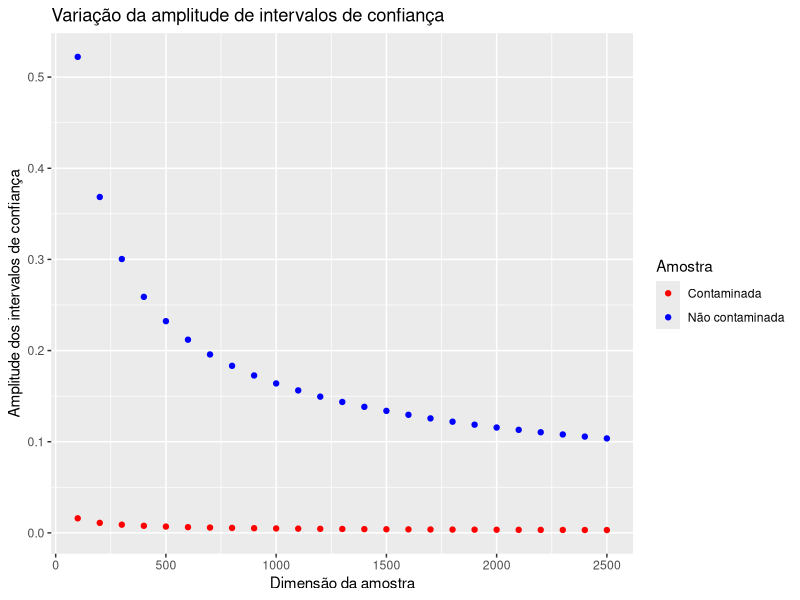
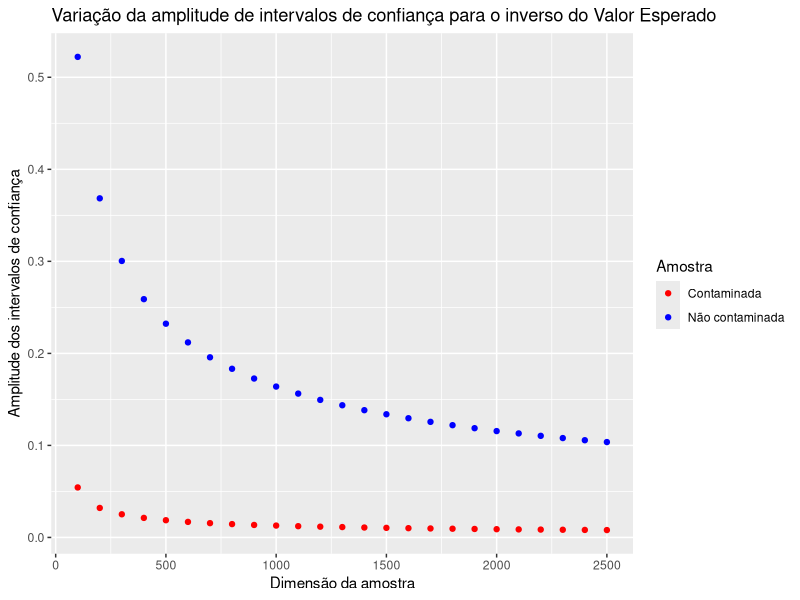

These figures' R source, in order:
library(ggplot2)
set.seed(106)
x = c() ; ma=c() ; maC=c() 
quantis = qnorm(1-0.05/2)
for(i in 1:25){
  amp=c()
  ampC=c()
  n = i*100
  x = append(x, n)
  for (j in 1:1500){
    amostra = rexp(n, 1.32)
    inv_med = 1/mean(amostra)
    a = inv_med * (1 - quantis/sqrt(n))
    b = inv_med * (1 + quantis/sqrt(n))
    amp<-append(amp, b-a)    
    amostraC = append(sample(amostra, n*0.75), rexp(n*0.25, 0.01))
    inv_medC = 1/mean(amostraC)
    a = inv_medC * (1 - quantis/sqrt(n))
    b = inv_medC * (1 + quantis/sqrt(n))
    ampC<-append(ampC, b-a)
  }
  ma<-append(ma, mean(amp))
  maC<-append(maC, mean(ampC))
}
data<-data.frame(x, ma, maC)
ggplot(data, aes(x))+
  geom_point(aes(y = ma, color="Não contaminada"), size=1.5)+
  geom_point(aes(y = maC, color="Contaminada"), size=1.5)+
  scale_color_manual(name="Amostra", values=c("Não contaminada"="blue", "Contaminada"="red"))+
  labs(title = "Variação da amplitude de intervalos de confiança", x = "Dimensão da amostra", y = "Amplitude dos intervalos de confiança")


library(ggplot2)
set.seed(106)
x = c() ; ma=c() ; maC=c() 
quantis = qnorm(1-0.05/2)
for(i in 1:25){
  amp=c()
  ampC=c()
  n = i*100
  x = append(x, n)
  for (j in 1:1500){
    amostra = rexp(n, 1.32)
    inv_med = 1/mean(amostra)
    a = inv_med * (1 - quantis/sqrt(n))
    b = inv_med * (1 + quantis/sqrt(n))
    amp<-append(amp, b-a)
    
    amostraC = append(sample(amostra, n*0.75), rexp(n*0.25, 0.01))
    a = (mean(amostraC) + quantis * sqrt(var(amostraC)/n))**-1
    b = (mean(amostraC) - quantis * sqrt(var(amostraC)/n))**-1
    ampC<-append(ampC, b-a)
  }
  ma<-append(ma, mean(amp))
  maC<-append(maC, mean(ampC))
}
data<-data.frame(x, ma, maC)
ggplot(data, aes(x))+
  geom_point(aes(y = ma, color="Não contaminada"), size=1.5)+
  geom_point(aes(y = maC, color="Contaminada"), size=1.5)+
  scale_color_manual(name="Amostra", values=c("Não contaminada"="blue", "Contaminada"="red"))+
  labs(title = "Variação da amplitude de intervalos de confiança para o inverso do Valor Esperado", x = "Dimensão da amostra", y = "Amplitude dos intervalos de confiança")
